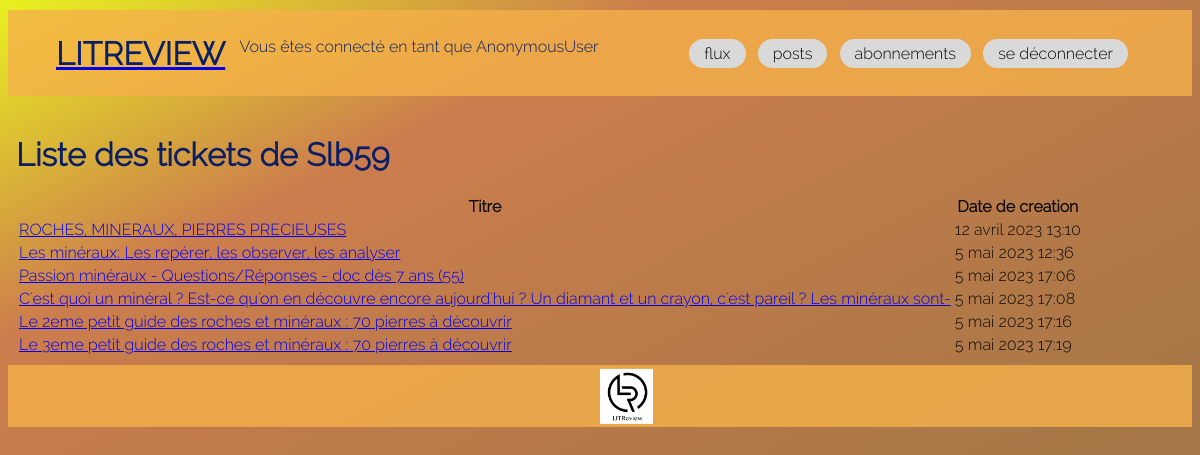
The page /tickets/1/ on the database its author committed.
### review/models.py (models this page shows, shortened)
class Ticket(models.Model):
    title = models.CharField(max_length=128)
    description = models.TextField(max_length=2048, blank=True)
    user = models.ForeignKey(to=settings.AUTH_USER_MODEL,
                             on_delete=models.CASCADE)
    image = models.ImageField(null=True, blank=True,
                              upload_to='img')
    time_created = models.DateTimeField(auto_now_add=True)
    IMAGE_MAX_SIZE = (200, 200)

### review/views.py (the view)
# urls.py: path('tickets/<int:id>/', views.ticket_list_user, name='ticket_list_user'),
def ticket_list_user(request, id):
    user = get_object_or_404(User, id=id)
    tickets = Ticket.objects.filter(user=user)
    return render(request, 'review/ticket/list_user.html',
                  {'tickets': tickets,
                   'user': user})

### templates/review/ticket/list_user.html (shortened to what this page needs)
{% extends "base.html" %}
{% block content %}
 <h1>Liste des tickets de {{ user.username }}</h1>
 <table>
    <tr>
        <th>Titre</th>
        <th>Date de creation</th>
    </tr>
 {% for ticket in tickets %}
 <tr>
    <td> <a href="{% url 'review:ticket_detail' ticket.id %}">
        {{ ticket.title }}
        </a>
    </td>
    <td>{{ ticket.time_created }}</td>
</tr>
{% endfor %}
</table>
{% endblock %}

### static/css/review.css (style rules this page uses)
html { background: linear-gradient(333deg, rgb(144, 115, 66) 0%, rgb(204, 125, 77) 76%, rgb(232, 242, 31) 100%); font-family: "Raleway-Light"; color: rgb(10, 9, 8); min-height: 100vh; scroll-behavior: smooth; overflow-x: hidden; }
h1 { font-size: 2rem; color: rgb(11, 31, 101); }

### rows shown on the page
Ticket: title "ROCHES, MINERAUX, PIERRES PRECIEUSES", time_created "12 avril 2023 13:10"
Ticket: title "Les minéraux: Les repérer, les observer, les analyser", time_created "5 mai 2023 12:36"
Ticket: title "Passion minéraux - Questions/Réponses - doc dès 7 ans (55)", time_created "5 mai 2023 17:06"
Ticket: title "C'est quoi un minéral ? Est-ce qu'on en découvre encore aujourd'hui ? Un diamant et un crayon, c'est pareil ? Les minéraux sont-", time_created "5 mai 2023 17:08"
Ticket: title "Le 2eme petit guide des roches et minéraux : 70 pierres à découvrir", time_created "5 mai 2023 17:16"
Ticket: title "Le 3eme petit guide des roches et minéraux : 70 pierres à découvrir", time_created "5 mai 2023 17:19"

### other values the page prints
{{ request.user }} "AnonymousUser"
{{ user.username }} "Slb59"
